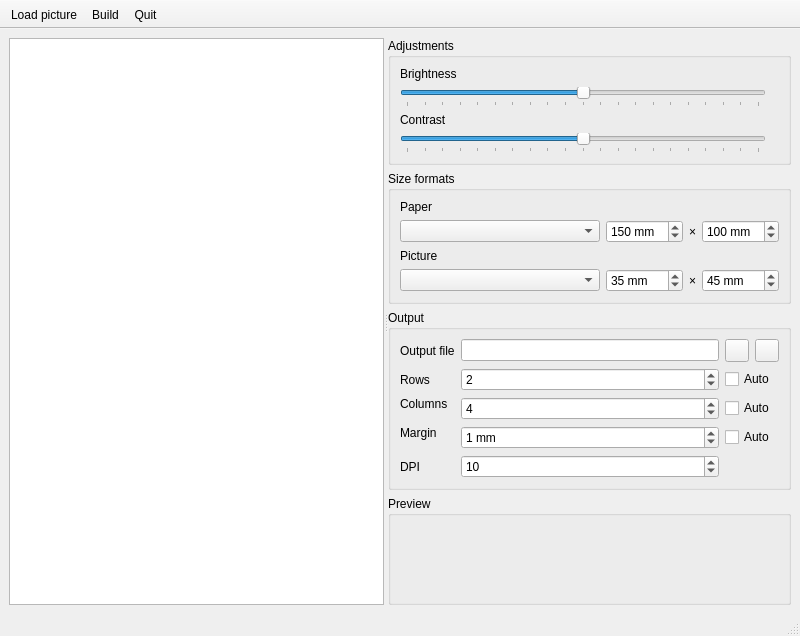
<?xml version="1.0" encoding="UTF-8"?>
<ui version="4.0">
 <class>MainWindow</class>
 <widget class="QMainWindow" name="MainWindow">
  <property name="geometry">
   <rect>
    <x>0</x>
    <y>0</y>
    <width>800</width>
    <height>600</height>
   </rect>
  </property>
  <property name="windowTitle">
   <string>identipic</string>
  </property>
  <property name="windowIcon">
   <iconset resource="main.qrc">
    <normaloff>:/img/logo</normaloff>:/img/logo</iconset>
  </property>
  <widget class="QWidget" name="centralwidget">
   <layout class="QHBoxLayout" name="horizontalLayout">
    <item>
     <widget class="QSplitter" name="splitter">
      <property name="orientation">
       <enum>Qt::Horizontal</enum>
      </property>
      <widget class="QGraphicsView" name="imageView">
       <property name="verticalScrollBarPolicy">
        <enum>Qt::ScrollBarAlwaysOff</enum>
       </property>
       <property name="horizontalScrollBarPolicy">
        <enum>Qt::ScrollBarAlwaysOff</enum>
       </property>
      </widget>
      <widget class="QWidget" name="layoutWidget">
       <layout class="QVBoxLayout" name="verticalLayout">
        <item>
         <widget class="QGroupBox" name="groupBox">
          <property name="sizePolicy">
           <sizepolicy hsizetype="Preferred" vsizetype="Maximum">
            <horstretch>0</horstretch>
            <verstretch>0</verstretch>
           </sizepolicy>
          </property>
          <property name="title">
           <string>Adjustments</string>
          </property>
          <layout class="QGridLayout" name="gridLayout">
           <item row="0" column="0" colspan="2">
            <widget class="QLabel" name="label">
             <property name="sizePolicy">
              <sizepolicy hsizetype="Preferred" vsizetype="Fixed">
               <horstretch>0</horstretch>
               <verstretch>0</verstretch>
              </sizepolicy>
             </property>
             <property name="text">
              <string>Brightness</string>
             </property>
            </widget>
           </item>
           <item row="1" column="0">
            <widget class="QSlider" name="brightnessSlider">
             <property name="minimum">
              <number>-100</number>
             </property>
             <property name="maximum">
              <number>100</number>
             </property>
             <property name="orientation">
              <enum>Qt::Horizontal</enum>
             </property>
             <property name="tickPosition">
              <enum>QSlider::TicksBelow</enum>
             </property>
            </widget>
           </item>
           <item row="1" column="1">
            <widget class="QLabel" name="brightnessValue">
             <property name="text">
              <string/>
             </property>
            </widget>
           </item>
           <item row="2" column="0" colspan="2">
            <widget class="QLabel" name="label_2">
             <property name="sizePolicy">
              <sizepolicy hsizetype="Preferred" vsizetype="Fixed">
               <horstretch>0</horstretch>
               <verstretch>0</verstretch>
              </sizepolicy>
             </property>
             <property name="text">
              <string>Contrast</string>
             </property>
            </widget>
           </item>
           <item row="3" column="0">
            <widget class="QSlider" name="contrastSlider">
             <property name="minimum">
              <number>-100</number>
             </property>
             <property name="maximum">
              <number>100</number>
             </property>
             <property name="orientation">
              <enum>Qt::Horizontal</enum>
             </property>
             <property name="tickPosition">
              <enum>QSlider::TicksBelow</enum>
             </property>
            </widget>
           </item>
           <item row="3" column="1">
            <widget class="QLabel" name="contrastValue">
             <property name="text">
              <string/>
             </property>
            </widget>
           </item>
          </layout>
         </widget>
        </item>
        <item>
         <widget class="QGroupBox" name="groupBox_4">
          <property name="title">
           <string>Size formats</string>
          </property>
          <layout class="QGridLayout" name="gridLayout_3">
           <item row="0" column="0">
            <widget class="QLabel" name="label_9">
             <property name="text">
              <string>Paper</string>
             </property>
            </widget>
           </item>
           <item row="1" column="0">
            <widget class="SizeComboBox" name="sizeCombo">
             <property name="sizePolicy">
              <sizepolicy hsizetype="MinimumExpanding" vsizetype="Fixed">
               <horstretch>0</horstretch>
               <verstretch>0</verstretch>
              </sizepolicy>
             </property>
            </widget>
           </item>
           <item row="1" column="1">
            <widget class="QSpinBox" name="outputWidth">
             <property name="suffix">
              <string> mm</string>
             </property>
             <property name="minimum">
              <number>1</number>
             </property>
             <property name="maximum">
              <number>1000</number>
             </property>
             <property name="value">
              <number>150</number>
             </property>
            </widget>
           </item>
           <item row="1" column="2">
            <widget class="QLabel" name="label_11">
             <property name="sizePolicy">
              <sizepolicy hsizetype="Fixed" vsizetype="Preferred">
               <horstretch>0</horstretch>
               <verstretch>0</verstretch>
              </sizepolicy>
             </property>
             <property name="text">
              <string notr="true">×</string>
             </property>
            </widget>
           </item>
           <item row="1" column="3">
            <widget class="QSpinBox" name="outputHeight">
             <property name="suffix">
              <string> mm</string>
             </property>
             <property name="minimum">
              <number>1</number>
             </property>
             <property name="maximum">
              <number>1000</number>
             </property>
             <property name="value">
              <number>100</number>
             </property>
            </widget>
           </item>
           <item row="2" column="0">
            <widget class="QLabel" name="label_10">
             <property name="text">
              <string>Picture</string>
             </property>
            </widget>
           </item>
           <item row="3" column="0">
            <widget class="SizeComboBox" name="picSizeCombo">
             <property name="sizePolicy">
              <sizepolicy hsizetype="MinimumExpanding" vsizetype="Fixed">
               <horstretch>0</horstretch>
               <verstretch>0</verstretch>
              </sizepolicy>
             </property>
            </widget>
           </item>
           <item row="3" column="1">
            <widget class="QSpinBox" name="picWidth">
             <property name="suffix">
              <string> mm</string>
             </property>
             <property name="minimum">
              <number>1</number>
             </property>
             <property name="maximum">
              <number>1000</number>
             </property>
             <property name="value">
              <number>35</number>
             </property>
            </widget>
           </item>
           <item row="3" column="2">
            <widget class="QLabel" name="label_14">
             <property name="sizePolicy">
              <sizepolicy hsizetype="Fixed" vsizetype="Preferred">
               <horstretch>0</horstretch>
               <verstretch>0</verstretch>
              </sizepolicy>
             </property>
             <property name="text">
              <string notr="true">×</string>
             </property>
            </widget>
           </item>
           <item row="3" column="3">
            <widget class="QSpinBox" name="picHeight">
             <property name="suffix">
              <string> mm</string>
             </property>
             <property name="minimum">
              <number>1</number>
             </property>
             <property name="maximum">
              <number>1000</number>
             </property>
             <property name="value">
              <number>45</number>
             </property>
            </widget>
           </item>
          </layout>
         </widget>
        </item>
        <item>
         <widget class="QGroupBox" name="groupBox_3">
          <property name="sizePolicy">
           <sizepolicy hsizetype="Preferred" vsizetype="Maximum">
            <horstretch>0</horstretch>
            <verstretch>0</verstretch>
           </sizepolicy>
          </property>
          <property name="title">
           <string>Output</string>
          </property>
          <layout class="QGridLayout" name="gridLayout_2">
           <item row="4" column="1">
            <widget class="QSpinBox" name="outputMargin">
             <property name="suffix">
              <string> mm</string>
             </property>
             <property name="minimum">
              <number>0</number>
             </property>
             <property name="value">
              <number>1</number>
             </property>
            </widget>
           </item>
           <item row="3" column="0" rowspan="2">
            <widget class="QLabel" name="label_5">
             <property name="text">
              <string>Margin</string>
             </property>
            </widget>
           </item>
           <item row="5" column="0">
            <widget class="QLabel" name="label_6">
             <property name="text">
              <string>DPI</string>
             </property>
            </widget>
           </item>
           <item row="0" column="1">
            <widget class="QLineEdit" name="outputFile"/>
           </item>
           <item row="1" column="1">
            <widget class="QSpinBox" name="outputRows">
             <property name="minimum">
              <number>1</number>
             </property>
             <property name="value">
              <number>2</number>
             </property>
            </widget>
           </item>
           <item row="4" column="2" colspan="2">
            <widget class="QCheckBox" name="autoOutputMargin">
             <property name="sizePolicy">
              <sizepolicy hsizetype="Maximum" vsizetype="Fixed">
               <horstretch>0</horstretch>
               <verstretch>0</verstretch>
              </sizepolicy>
             </property>
             <property name="text">
              <string>Auto</string>
             </property>
            </widget>
           </item>
           <item row="0" column="3">
            <widget class="QToolButton" name="outputFileOpen">
             <property name="sizePolicy">
              <sizepolicy hsizetype="Fixed" vsizetype="Fixed">
               <horstretch>0</horstretch>
               <verstretch>0</verstretch>
              </sizepolicy>
             </property>
             <property name="toolTip">
              <string>Open in image viewer</string>
             </property>
             <property name="text">
              <string/>
             </property>
             <property name="icon">
              <iconset theme="image-x-generic">
               <normaloff>.</normaloff>.</iconset>
             </property>
            </widget>
           </item>
           <item row="1" column="2" colspan="2">
            <widget class="QCheckBox" name="autoOutputRows">
             <property name="sizePolicy">
              <sizepolicy hsizetype="Maximum" vsizetype="Fixed">
               <horstretch>0</horstretch>
               <verstretch>0</verstretch>
              </sizepolicy>
             </property>
             <property name="text">
              <string>Auto</string>
             </property>
            </widget>
           </item>
           <item row="2" column="1" rowspan="2">
            <widget class="QSpinBox" name="outputCols">
             <property name="minimum">
              <number>1</number>
             </property>
             <property name="value">
              <number>4</number>
             </property>
            </widget>
           </item>
           <item row="0" column="0">
            <widget class="QLabel" name="label_7">
             <property name="text">
              <string>Output file</string>
             </property>
            </widget>
           </item>
           <item row="1" column="0">
            <widget class="QLabel" name="label_3">
             <property name="text">
              <string>Rows</string>
             </property>
            </widget>
           </item>
           <item row="2" column="0">
            <widget class="QLabel" name="label_4">
             <property name="text">
              <string>Columns</string>
             </property>
            </widget>
           </item>
           <item row="0" column="2">
            <widget class="QToolButton" name="outputFileBrowse">
             <property name="sizePolicy">
              <sizepolicy hsizetype="Fixed" vsizetype="Fixed">
               <horstretch>0</horstretch>
               <verstretch>0</verstretch>
              </sizepolicy>
             </property>
             <property name="toolTip">
              <string>Browse</string>
             </property>
             <property name="icon">
              <iconset theme="folder">
               <normaloff>.</normaloff>.</iconset>
             </property>
            </widget>
           </item>
           <item row="2" column="2" rowspan="2" colspan="2">
            <widget class="QCheckBox" name="autoOutputCols">
             <property name="sizePolicy">
              <sizepolicy hsizetype="Maximum" vsizetype="Fixed">
               <horstretch>0</horstretch>
               <verstretch>0</verstretch>
              </sizepolicy>
             </property>
             <property name="text">
              <string>Auto</string>
             </property>
            </widget>
           </item>
           <item row="5" column="1">
            <widget class="QSpinBox" name="outputDpi">
             <property name="minimum">
              <number>1</number>
             </property>
             <property name="maximum">
              <number>600</number>
             </property>
             <property name="value">
              <number>10</number>
             </property>
            </widget>
           </item>
          </layout>
         </widget>
        </item>
        <item>
         <widget class="QGroupBox" name="groupBox_2">
          <property name="title">
           <string>Preview</string>
          </property>
          <layout class="QVBoxLayout" name="verticalLayout_2">
           <item>
            <widget class="QGraphicsView" name="previewView">
             <property name="styleSheet">
              <string notr="true">background: transparent</string>
             </property>
             <property name="frameShape">
              <enum>QFrame::NoFrame</enum>
             </property>
             <property name="frameShadow">
              <enum>QFrame::Plain</enum>
             </property>
             <property name="lineWidth">
              <number>0</number>
             </property>
             <property name="verticalScrollBarPolicy">
              <enum>Qt::ScrollBarAlwaysOff</enum>
             </property>
             <property name="horizontalScrollBarPolicy">
              <enum>Qt::ScrollBarAlwaysOff</enum>
             </property>
             <property name="sizeAdjustPolicy">
              <enum>QAbstractScrollArea::AdjustToContents</enum>
             </property>
            </widget>
           </item>
          </layout>
         </widget>
        </item>
       </layout>
      </widget>
     </widget>
    </item>
   </layout>
  </widget>
  <widget class="QStatusBar" name="statusbar"/>
  <widget class="QToolBar" name="toolBar">
   <property name="movable">
    <bool>false</bool>
   </property>
   <property name="toolButtonStyle">
    <enum>Qt::ToolButtonTextBesideIcon</enum>
   </property>
   <property name="floatable">
    <bool>false</bool>
   </property>
   <attribute name="toolBarArea">
    <enum>TopToolBarArea</enum>
   </attribute>
   <attribute name="toolBarBreak">
    <bool>false</bool>
   </attribute>
   <addaction name="actionOpen"/>
   <addaction name="actionBuild"/>
   <addaction name="actionQuit"/>
  </widget>
  <action name="actionOpen">
   <property name="icon">
    <iconset theme="document-open">
     <normaloff>.</normaloff>.</iconset>
   </property>
   <property name="text">
    <string>&amp;Load picture</string>
   </property>
   <property name="toolTip">
    <string>Load a face picture</string>
   </property>
   <property name="shortcut">
    <string>Ctrl+O</string>
   </property>
  </action>
  <action name="actionQuit">
   <property name="icon">
    <iconset theme="application-exit">
     <normaloff>.</normaloff>.</iconset>
   </property>
   <property name="text">
    <string>&amp;Quit</string>
   </property>
   <property name="shortcut">
    <string>Ctrl+Q</string>
   </property>
  </action>
  <action name="actionBuild">
   <property name="icon">
    <iconset theme="document-save">
     <normaloff>.</normaloff>.</iconset>
   </property>
   <property name="text">
    <string>&amp;Build</string>
   </property>
   <property name="shortcut">
    <string>Ctrl+S</string>
   </property>
  </action>
  <action name="actionOutputFileBrowse">
   <property name="icon">
    <iconset theme="folder">
     <normaloff>.</normaloff>.</iconset>
   </property>
   <property name="text">
    <string>Browse &amp;output file</string>
   </property>
   <property name="shortcut">
    <string>Ctrl+Shift+S</string>
   </property>
  </action>
  <action name="actionOutputFileOpen">
   <property name="icon">
    <iconset theme="image-x-generic">
     <normaloff>.</normaloff>.</iconset>
   </property>
   <property name="text">
    <string>&amp;Preview</string>
   </property>
   <property name="toolTip">
    <string>Preview in image viewer</string>
   </property>
   <property name="shortcut">
    <string>Ctrl+P</string>
   </property>
  </action>
 </widget>
 <customwidgets>
  <customwidget>
   <class>SizeComboBox</class>
   <extends>QComboBox</extends>
   <header>SizeComboBox.h</header>
  </customwidget>
 </customwidgets>
 <resources>
  <include location="main.qrc"/>
 </resources>
 <connections>
  <connection>
   <sender>autoOutputRows</sender>
   <signal>toggled(bool)</signal>
   <receiver>outputRows</receiver>
   <slot>setDisabled(bool)</slot>
   <hints>
    <hint type="sourcelabel">
     <x>755</x>
     <y>256</y>
    </hint>
    <hint type="destinationlabel">
     <x>676</x>
     <y>253</y>
    </hint>
   </hints>
  </connection>
  <connection>
   <sender>autoOutputCols</sender>
   <signal>toggled(bool)</signal>
   <receiver>outputCols</receiver>
   <slot>setDisabled(bool)</slot>
   <hints>
    <hint type="sourcelabel">
     <x>747</x>
     <y>284</y>
    </hint>
    <hint type="destinationlabel">
     <x>684</x>
     <y>289</y>
    </hint>
   </hints>
  </connection>
  <connection>
   <sender>autoOutputMargin</sender>
   <signal>toggled(bool)</signal>
   <receiver>outputMargin</receiver>
   <slot>setDisabled(bool)</slot>
   <hints>
    <hint type="sourcelabel">
     <x>756</x>
     <y>322</y>
    </hint>
    <hint type="destinationlabel">
     <x>523</x>
     <y>321</y>
    </hint>
   </hints>
  </connection>
 </connections>
</ui>
